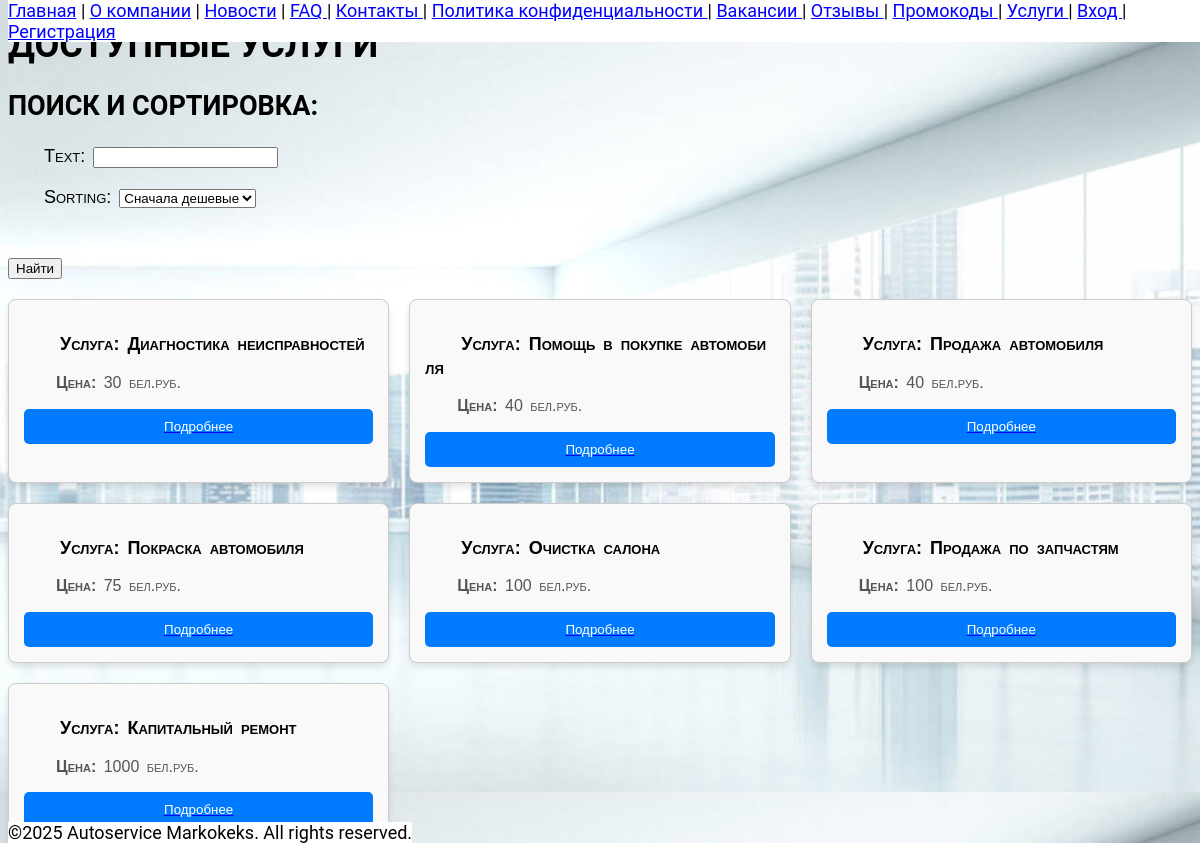
Page /services/ on the committed database.
### services/models.py (models this page shows)
class Service(models.Model):
    name = models.CharField(max_length=200)
    description = models.TextField()
    cost = models.IntegerField()

### services/views.py (the view)
# urls.py: path('services/', services_view, name="services"),
def services_view(request):
    services = Service.objects.all()
    if "text" in request.GET:
        services = filter(lambda x: re.search(request.GET["text"], x.name), services)
    search_form = SearchForm()
    services = list(services)
    if "sorting" in request.GET and request.GET["sorting"] == "2":
        services.sort(key=lambda x: x.cost, reverse=True)
    else:
        services.sort(key=lambda x: x.cost)
    return render(request, 'services.html', {'services': services,
                                             "search_form": search_form})

### services/forms.py
class SearchForm(forms.Form):
    text = forms.CharField(max_length=100, required=False)
    sorting = forms.ChoiceField(choices=((1, "Сначала дешевые"), (2, "Сначала дорогие")))

### services/templates/services.html (shortened to what this page needs)
<!DOCTYPE html>
{% extends "base.html" %}
{% block header %}Доступные услуги{% endblock header %}
{% block style %}
    {% load static %}
{% endblock %}
{% block content %}
<h2>Поиск и сортировка:</h2>
<form>
    {{ search_form.as_p }}
    <br>
    <button class="form-control" type="submit">Найти</button>
</form>
<div class="services-grid">
    {% for service in services %}
        <div itemscope itemtype="https://schema.org/Product">
            <p itemprop="name"> <b>Услуга:</b> {{ service.name }}</p>
            <p itemprop="price"> <b>Цена:</b> {{ service.cost }} бел.руб.</p>
            <a href="/service/{{ service.id }}">
                <button>Подробнее</button>
            </a>
        </div>
    {% endfor %}
</div>
{% endblock %}

### static/css/base.css (style rules this page uses)
body { font-family: 'Roboto', Arial, sans-serif; background-image: url("/static/crash.png"); background-size: 100%; background-position: top; background-repeat: repeat-y; }
h2 { font-variant: small-caps; }
a { color: blue; }
p { font-family: 'Arial', sans-serif; text-indent: 2em; line-height: 1.3; font-variant: small-caps; word-spacing: 3px; letter-spacing: 0px; overflow-wrap: break-word; word-break: break-all; text-align: left; }
h1, h2, h3 { text-transform: uppercase; }
@media (min-width: 1025px) { body { background-color: #66cc66; } }
@media (min-height: 800px) { body { font-size: 18px; } }
button { cursor: pointer; }

### static/css/services.css (style rules this page uses)
form { margin-bottom: 20px; }
form .form-control { display: block; margin: 10px 0; }
.services-grid { display: grid; grid-template-columns: repeat(auto-fit, minmax(300px, 1fr)); gap: 20px; margin-top: 20px; }
.services-grid div { border: 1px solid #ccc; border-radius: 8px; padding: 15px; background-color: #f9f9f9; box-shadow: 0 4px 6px rgba(0, 0, 0, 0.1); transition: transform 0.2s; }
.services-grid p[itemprop="name"] { font-size: 18px; font-weight: bold; margin-bottom: 10px; }
.services-grid p[itemprop="price"] { font-size: 16px; color: #555; margin-bottom: 15px; }
.services-grid a button { display: block; width: 100%; padding: 10px; background-color: #007BFF; color: white; border: none; border-radius: 5px; cursor: pointer; text-align: center; }

### rows in the picture
Service: name "Диагностика неисправностей", cost "30"
Service: name "Помощь в покупке автомобиля", cost "40"
Service: name "Продажа автомобиля", cost "40"
Service: name "Покраска автомобиля", cost "75"
Service: name "Очистка салона", cost "100"
Service: name "Продажа по запчастям", cost "100"
Service: name "Капитальный ремонт", cost "1000"
